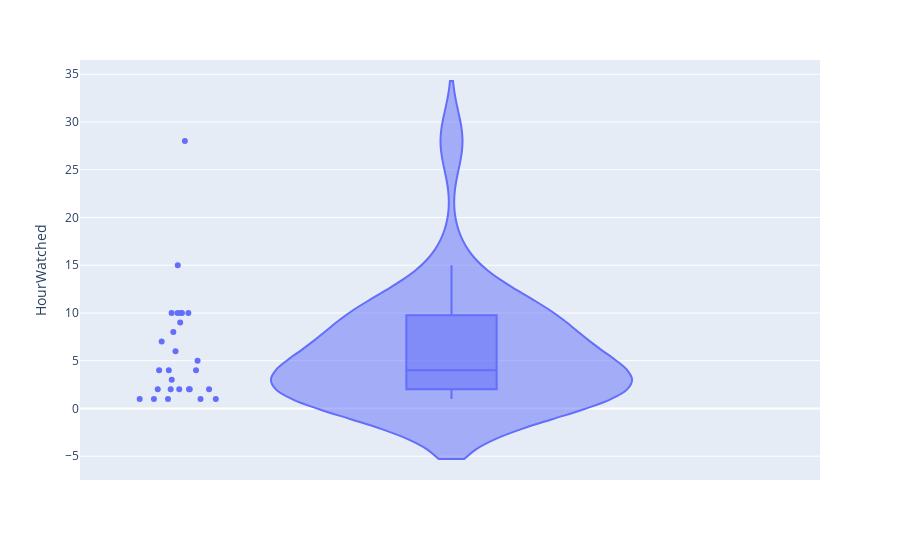

The notebook cell saved with this chart:
### Code cell
violin = df.drop(df[df.HourWatched == 0].index)
fig = px.violin(violin, y='HourWatched', box=True, points='all')
fig.show()

### Figure 1 — Plotly figure (JSON) as saved in the notebook; plotly's stock layout.template omitted (floating-point values rounded to 4 significant figures)
{"data": [{"alignmentgroup": "True", "box": {"visible": true}, "hovertemplate": "HourWatched=%{y}<extra></extra>", "legendgroup": "", "marker": {"color": "#636efa"}, "name": "", "offsetgroup": "", "orientation": "v", "points": "all", "scalegroup": "True", "showlegend": false, "type": "violin", "x0": " ", "xaxis": "x", "y": [10, 8, 1, 3, 2, 10, 7, 4, 1, 10, 2, 1, 15, 2, 4, 10, 1, 2, 2, 9, 10, 6, 5, 28, 4, 2, 1], "y0": " ", "yaxis": "y"}], "layout": {"legend": {"tracegroupgap": 0}, "margin": {"t": 60}, "violinmode": "group", "xaxis": {"anchor": "y", "domain": [0, 1]}, "yaxis": {"anchor": "x", "domain": [0, 1], "title": {"text": "HourWatched"}}}}
